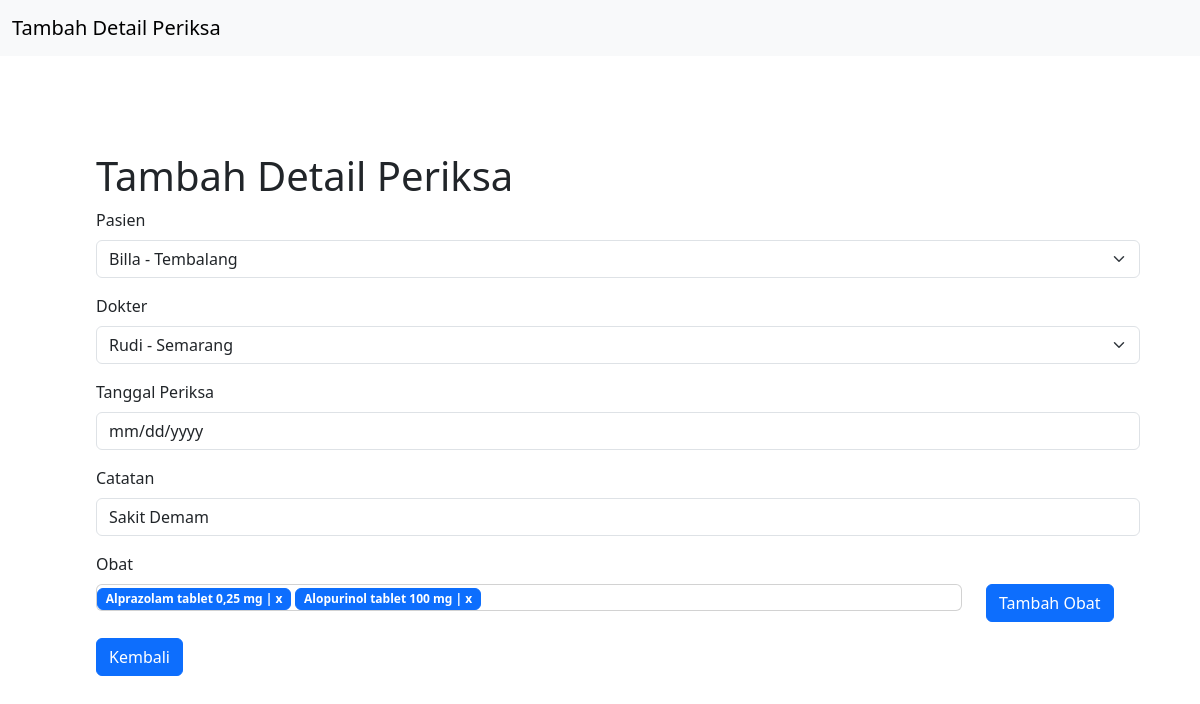
Screenshot of /addDetailPeriksa.php?id=1 with the database file from the repository.
### tables this page shows
CREATE TABLE `periksa` (
  `id` int(11) NOT NULL,
  `id_dokter` int(11) UNSIGNED NOT NULL,
  `id_pasien` int(11) UNSIGNED NOT NULL,
  `tgl_periksa` datetime NOT NULL,
  `catatan` text NOT NULL
);

CREATE TABLE `pasien` (
  `id` int(10) UNSIGNED NOT NULL,
  `nama` varchar(255) NOT NULL,
  `alamat` varchar(255) NOT NULL,
  `no_hp` varchar(50) NOT NULL
);

CREATE TABLE `dokter` (
  `id` int(10) UNSIGNED NOT NULL,
  `nama` varchar(255) NOT NULL,
  `alamat` varchar(255) NOT NULL,
  `no_hp` varchar(50) NOT NULL
);

CREATE TABLE `detail_periksa` (
  `id` int(11) NOT NULL,
  `id_periksa` int(11) NOT NULL,
  `id_obat` int(11) NOT NULL
);

CREATE TABLE `obat` (
  `id` int(11) NOT NULL,
  `nama_obat` varchar(50) NOT NULL,
  `kemasan` varchar(35) NOT NULL,
  `harga` int(11) NOT NULL
);

### functions.php (called while the page is built, shortened)
<?php
$conn = mysqli_connect("localhost", "root", "root", "naja_uts");
function query($query)
{
    global $conn;
    $result = mysqli_query($conn, $query);
    $rows = [];
    while ($row = mysqli_fetch_assoc($result)) {
        $rows[] = $row;
    }
    return $rows;
}

### addDetailPeriksa.php (the view, shortened to what this page needs)
<?php
require 'functions.php';
$id = $_GET['id'];
$data = query("SELECT * FROM periksa WHERE id = $id");
$dataObat = query("SELECT detail_periksa.*, obat.nama_obat, obat.kemasan FROM detail_periksa INNER JOIN obat ON obat.id=detail_periksa.id_obat WHERE detail_periksa.id_periksa = $id");
$dokterData = query("SELECT * FROM dokter");
$pasienData = query("SELECT * FROM pasien");
?>
<!DOCTYPE html>
<html lang="en">
<head>
    <link href="https://cdn.jsdelivr.net/npm/bootstrap@5.3.3/dist/css/bootstrap.min.css" rel="stylesheet">
  </head>
  <body>
  <nav class="navbar navbar-expand-lg bg-body-tertiary">
    <div class="container-fluid">
        <a class="navbar-brand" href="#">Tambah Detail Periksa</a>
    </div>
    </nav>
    <div class="container p-5 m-5">
        <h1>Tambah Detail Periksa</h1>
        <?php foreach ($data as $d) : ?>
        <div class="mb-3">
        <label for="selectPasien" class="form-label">Pasien</label>
        <select readonly id="selectPasien" class="form-select" name="id_pasien">
            <?php foreach ($pasienData as $m) :?>
            <option <?php if($m['id'] == $d['id_pasien']):?> selected <?php endif;?> value="<?= $m['id']?>"><?= $m['nama']?> - <?= $m['alamat']?></option>
            <?php endforeach;?>
        </select>
        </div>
        <div class="mb-3">
        <label for="selectDokter" class="form-label">Dokter</label>
        <select readonly id="selectDokter" class="form-select" name="id_dokter">
            <?php foreach ($dokterData as $m) :?>
            <option <?php if($m['id'] == $d['id_dokter']):?> selected <?php endif;?>  value="<?= $m['id']?>"><?= $m['nama']?> - <?= $m['alamat']?></option>
            <?php endforeach;?>
        </select>
        </div>
        <div class="mb-3">
            <label for="exampleInputEmail1" class="form-label">Tanggal Periksa</label>
            <input readonly type="date" class="form-control" id="exampleInputEmail1" name="tgl_periksa" value="<?=$d['tgl_periksa']?>">
        </div>
        <div class="mb-3">
            <label for="exampleInputPassword1" class="form-label">Catatan</label>
            <input readonly type="text" class="form-control" id="exampleInputPassword1" name="catatan" value="<?=$d['catatan']?>">
        </div>
        <div class="mb-3">
            <label for="exampleInputPassword1" class="form-label">Obat</label>
            <div class="row">
                <div class="col-10">
                <div class="card">
                    <span>
                        <?php foreach($dataObat as $do):?>
                        <button href="" class="btn btn-primary badge"> <?= $do['nama_obat']?> <a href="hapusDetailPeriksa.php?id=<?= $do['id']?>&id_periksa=<?= $do['id_periksa']?>" class="text-white" style="text-decoration:none"> | x </a></button>
                        <?php endforeach;?>
                    </span>
                </div>
                </div>
                <div class="col-2">
                    <button type="button" class="btn btn-primary" data-bs-toggle="modal" data-bs-target="#exampleModal">
                    Tambah Obat
                    </button>
                </div>
            </div>
        </div>
        <a href="periksa.php" class="btn btn-primary">Kembali</a>
        <?php endforeach; ?>
    </div>
  </body>
</html>

### rows the page displays
periksa: id_pasien "Billa - Tembalang", id_dokter "Rudi - Semarang", catatan "Sakit Demam"
detail_periksa: id_obat.nama_obat "Alprazolam tablet 0,25 mg"
detail_periksa: id_obat.nama_obat "Alopurinol tablet 100 mg"
